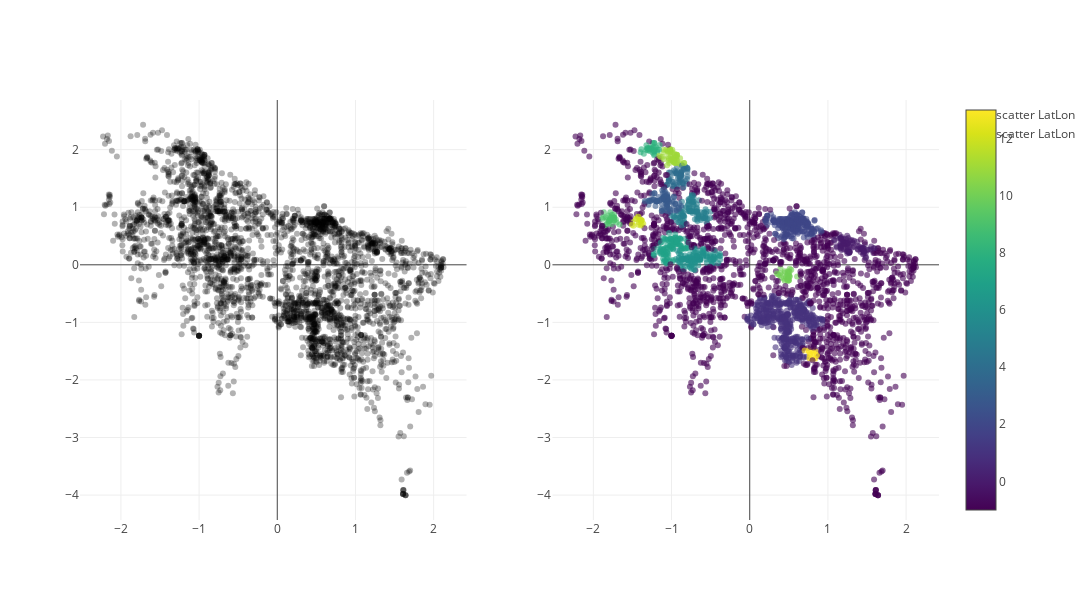

Notebook code for this chart:
### Code cell
# # Take a new copy of the chicagiCrime Data
# chicagoCrimeNew = 

# Prepare DataSet

dataIN = np.array(chicagoCrime[['latUTM','lonUTM']])#[[0,0], [2,0], [0,2]]#[[0., 0., 0.], [0., .5, 0.], [1., 1., .5]]
dataIN = Operations().standarize(dataIN)#(dataIN-np.mean(dataIN, axis=0))/np.std(dataIN, axis=0)
print ('The shape of input data is: ', dataIN.shape)

# Calculating sparse neighbors, This preprocessing would help us to reduce 1 on 1 compare later with the density algorithm
# sparseNeighbors = Operations().get_sparseNeighbors(dataIN)

# # We would like to print the number of neighbors for some random samples
# randNUM = np.random.randint(0,300,50)
# print (np.sum(sparseNeighbors[randNUM].toarray(), axis=1))

## Clustering:
onjDBSCAN = DBSCAN_Cluters(eps=0.1, min_samples=19, metric='euclidean')
onjDBSCAN.set_data(dataIN)
clusterLabels = onjDBSCAN.fit_predict()
clusters = np.unique(clusterLabels)
print ('The shape of cluster labels: ', clusterLabels.shape)
print ('Clusters are: ', np.unique(clusters))


## Add the cluster column to the dataframe:
chicagoCrimeNew = chicagoCrime
chicagoCrimeNew['clusterNo'] = clusterLabels


## Analysis:
cluster_groupByDF = onjDBSCAN.cluster_info(clusterLabels)
print (cluster_groupByDF.head())

## Plots:
obj_plot = Plot()
obj_plot.set_figure(1,2, 600,1200)

# Plot 1
obj_plot.plot_config(dict(plot_type='scatter', plot_mode='markers', plot_name='scatter LatLon'))
obj_plot.base_plot(x=dataIN[:,0], y=dataIN[:,1])
# Plot 2
obj_plot.plot_config(dict(plot_type='scatter', plot_mode='markers', marker_config=dict(color=clusterLabels, colorscale='Viridis', showscale=True, size=6, opacity=0.6)))
obj_plot.base_plot(x=dataIN[:,0], y=dataIN[:,1])
obj_plot.show()

### Figure 1 — Plotly figure (JSON) as saved in the notebook; plotly's stock layout.template omitted (floating-point values rounded to 4 significant figures; data arrays with more than 128 entries replaced by an {"elided": "..."} marker saying what was removed)
{"data": [{"marker": {"color": "black", "opacity": 0.3, "size": "6"}, "mode": "markers", "name": "scatter LatLon", "type": "scatter", "x": {"elided": "3000 float values"}, "xaxis": "x1", "y": {"elided": "3000 float values"}, "yaxis": "y1"}, {"marker": {"color": {"elided": "3000 int values"}, "colorscale": "Viridis", "opacity": 0.6, "showscale": true, "size": 6}, "mode": "markers", "name": "scatter LatLon", "type": "scatter", "x": {"elided": "3000 float values"}, "xaxis": "x2", "y": {"elided": "3000 float values"}, "yaxis": "y2"}], "layout": {"height": 600, "width": 1200, "xaxis1": {"anchor": "y1", "domain": [0, 0.45]}, "xaxis2": {"anchor": "y2", "domain": [0.55, 1]}, "yaxis1": {"anchor": "x1", "domain": [0, 1]}, "yaxis2": {"anchor": "x2", "domain": [0, 1]}}}
